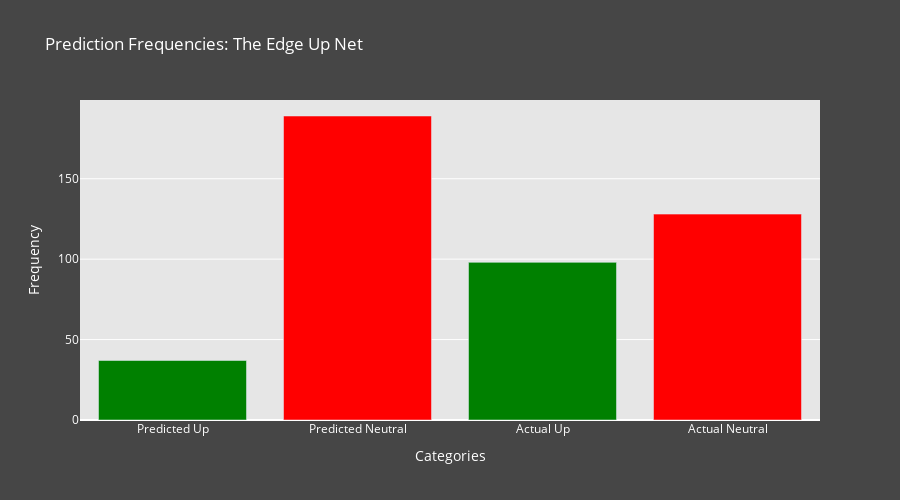

Notebook code cell kept with this figure:
### Code cell
# Creating an empty list to house network prediction frequencies
PredUp = []
PredNeutral = []
ActualUp = []
ActualNeutral = []

# Looping through each piece of given data (Threshhold = 0.5)
for i in range(X_test.shape[0]):
        
    # Checking for an up prediction and appending
    if Predict(X_test[i], TheEdgeUp, False)[0][0] >= 0.5:
        PredUp.append(1)
    
    # Checking for an down prediction and appending
    elif Predict(X_test[i], TheEdgeUp, False)[0][0] < 0.5:
        PredNeutral.append(0)

    # Checking for an actual up
    if Y_test[i][0][0] == 1:
        ActualUp.append(1)

    # Checking for an actual down
    elif Y_test[i][0][0] == 0:
        ActualNeutral.append(0)

# Creating a bar plot of prediction frequencies
EdgeUpFig = go.Figure()

# Adding the data
EdgeUpFig.add_trace(go.Bar(x=["Predicted Up", "Predicted Neutral", "Actual Up", "Actual Neutral"],
                        y=[len(PredUp), len(PredNeutral), len(ActualUp), len(ActualNeutral)],
                        marker=dict(color=["green", "red", "green", "red"])))

# Updating the layout
EdgeUpFig.update_layout(title=dict(text="Prediction Frequencies: The Edge Up Net", font=dict(color="white")),
                     xaxis=dict(title="Categories",
                                titlefont=dict(color="White"),
                                tickfont=dict(color="White")),
                     yaxis=dict(title="Frequency", 
                                titlefont=dict(color="White"),
                                tickfont=dict(color="White")),
                     plot_bgcolor="rgba(230,230,230,1)",
                     paper_bgcolor="rgba(70,70,70,1)",
                     height=500) 

# Displaying the plot
EdgeUpFig.show()

# Printing frequency percentage
print(f"Prediction frequency: {(len(PredUp) / (len(PredUp) + len(PredNeutral))) * 100}")

### Figure 1 — Plotly figure (JSON) as saved in the notebook; plotly's stock layout.template omitted (floating-point values rounded to 4 significant figures)
{"data": [{"marker": {"color": ["green", "red", "green", "red"]}, "type": "bar", "x": ["Predicted Up", "Predicted Neutral", "Actual Up", "Actual Neutral"], "y": [37, 189, 98, 128]}], "layout": {"height": 500, "paper_bgcolor": "rgba(70,70,70,1)", "plot_bgcolor": "rgba(230,230,230,1)", "title": {"font": {"color": "white"}, "text": "Prediction Frequencies: The Edge Up Net"}, "xaxis": {"tickfont": {"color": "White"}, "title": {"font": {"color": "White"}, "text": "Categories"}}, "yaxis": {"tickfont": {"color": "White"}, "title": {"font": {"color": "White"}, "text": "Frequency"}}}}
